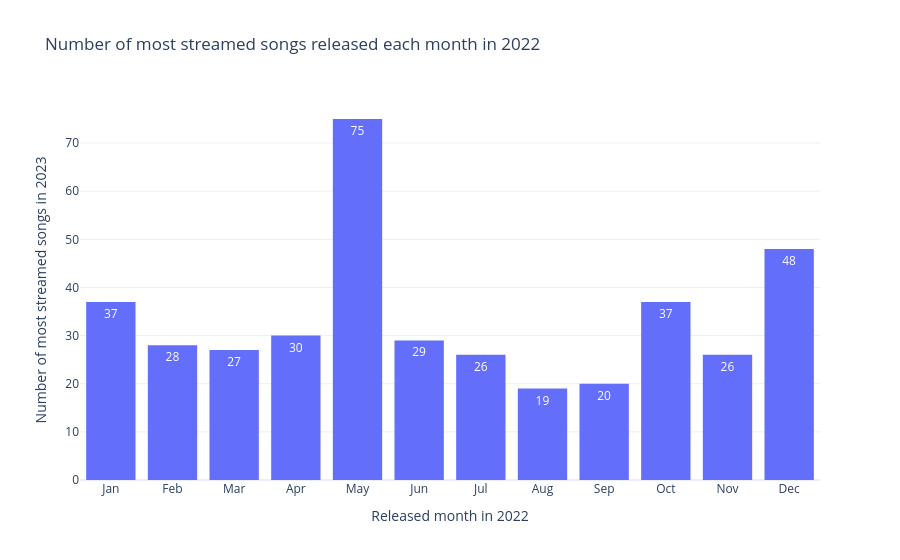

Here is the notebook cell this chart was saved with:
### Code cell
released_month_hist(df, 2022).show()

### Figure 1 — Plotly figure (JSON) as saved in the notebook; plotly's stock layout.template omitted (floating-point values rounded to 4 significant figures; data arrays with more than 128 entries replaced by an {"elided": "..."} marker saying what was removed)
{"data": [{"bingroup": "x", "hovertemplate": "released_month=%{x}<br>count=%{y}<extra></extra>", "legendgroup": "", "marker": {"color": "#636efa", "pattern": {"shape": ""}}, "name": "", "nbinsx": 12, "orientation": "v", "showlegend": false, "texttemplate": "%{value}", "type": "histogram", "x": {"elided": "402 int values"}, "xaxis": "x", "yaxis": "y"}], "layout": {"bargap": 0.2, "barmode": "relative", "legend": {"tracegroupgap": 0}, "title": {"text": "Number of most streamed songs released each month in 2022"}, "xaxis": {"anchor": "y", "domain": [0, 1], "dtick": 1, "ticktext": ["Jan", "Feb", "Mar", "Apr", "May", "Jun", "Jul", "Aug", "Sep", "Oct", "Nov", "Dec"], "tickvals": [1, 2, 3, 4, 5, 6, 7, 8, 9, 10, 11, 12], "title": {"text": "Released month in 2022"}}, "yaxis": {"anchor": "x", "domain": [0, 1], "title": {"text": "Number of most streamed songs in 2023"}}}}
